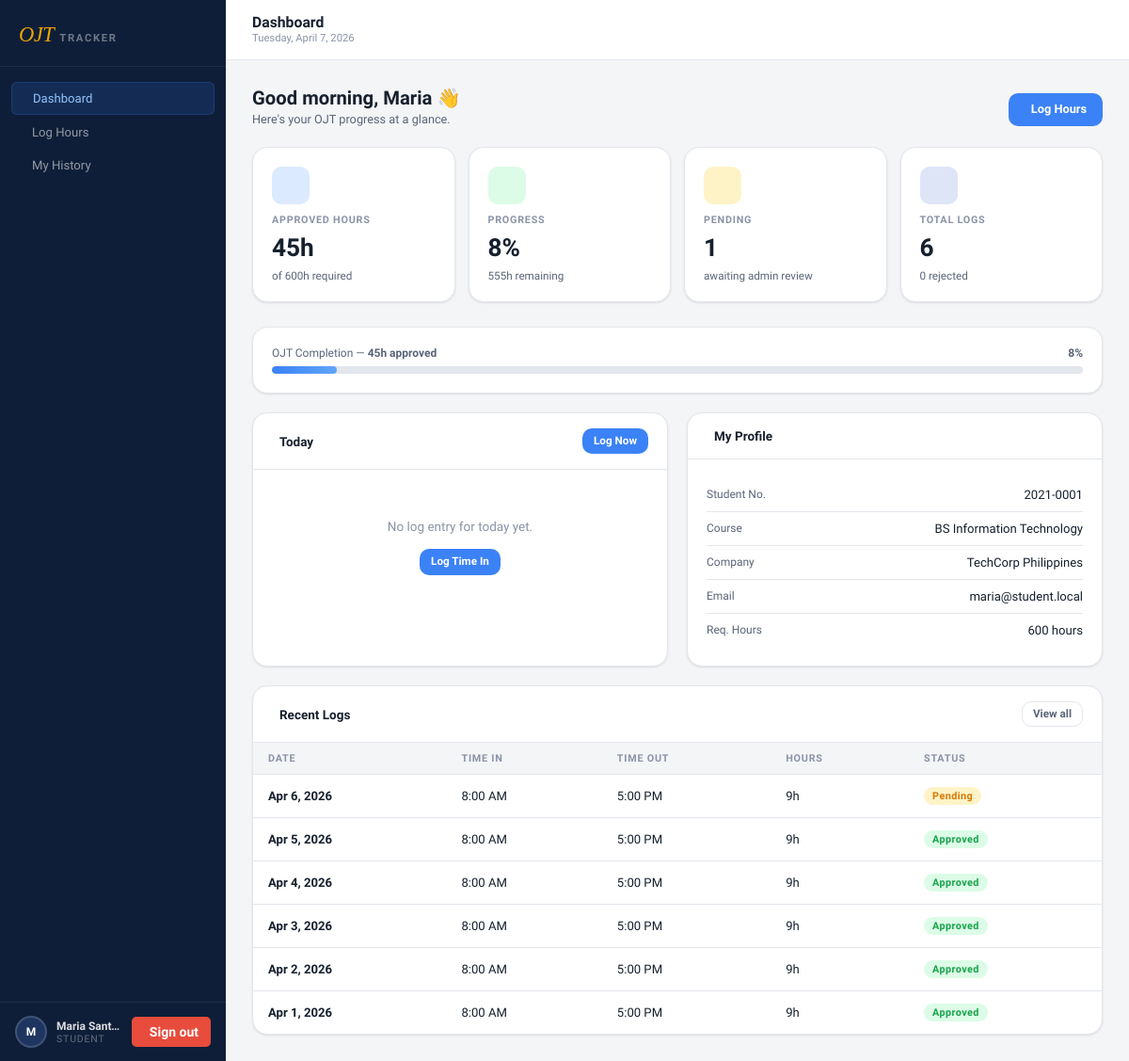
Screenshot of /app/student/dashboard.php (signed in) with the database file from the repository.
### tables this page shows
CREATE TABLE IF NOT EXISTS users (
    id              INT UNSIGNED AUTO_INCREMENT PRIMARY KEY,
    full_name       VARCHAR(150)    NOT NULL,
    email           VARCHAR(200)    NOT NULL UNIQUE,
    password        VARCHAR(255)    NOT NULL,
    role            ENUM('admin','student') NOT NULL DEFAULT 'student',
    student_number  VARCHAR(50)     NULL,
    course          VARCHAR(150)    NULL,
    company         VARCHAR(200)    NULL,
    required_hours  SMALLINT UNSIGNED NOT NULL DEFAULT 600,
    is_active       TINYINT(1)      NOT NULL DEFAULT 1,
    created_at      TIMESTAMP       DEFAULT CURRENT_TIMESTAMP
);

CREATE TABLE IF NOT EXISTS ojt_logs (
    id              INT UNSIGNED AUTO_INCREMENT PRIMARY KEY,
    user_id         INT UNSIGNED    NOT NULL,
    log_date        DATE            NOT NULL,
    time_in         TIME            NULL,
    time_out        TIME            NULL,
    hours_rendered  DECIMAL(5,2)    NOT NULL DEFAULT 0.00,
    remarks         TEXT            NULL,
    status          ENUM('pending','approved','rejected') NOT NULL DEFAULT 'pending',
    admin_note      TEXT            NULL,
    created_at      TIMESTAMP       DEFAULT CURRENT_TIMESTAMP,
    FOREIGN KEY (user_id) REFERENCES users(id) ON DELETE CASCADE,
    UNIQUE KEY uq_user_date (user_id, log_date)
);

### app/includes/auth.php (called while the page is built, shortened)
<?php
function currentUser(): array
{
    return [
        'id'             => $_SESSION['uid']            ?? 0,
        'name'           => $_SESSION['name']           ?? '',
        'email'          => $_SESSION['email']          ?? '',
        'role'           => $_SESSION['role']           ?? '',
        'student_number' => $_SESSION['student_number'] ?? '',
        'initials'       => mb_strtoupper(mb_substr($_SESSION['name'] ?? 'U', 0, 1)),
    ];
}
function e(mixed $v): string
{
    return htmlspecialchars((string)$v, ENT_QUOTES | ENT_SUBSTITUTE, 'UTF-8');
}

### app/config/database.php (called while the page is built, shortened)
<?php
function db(): PDO
{
    static $pdo = null;
    if ($pdo === null) {
        $dsn = sprintf(
            'mysql:host=%s;port=%s;dbname=%s;charset=%s',
            DB_HOST, DB_PORT, DB_NAME, DB_CHARSET
        );
        try {
            $pdo = new PDO($dsn, DB_USER, DB_PASS, [
                PDO::ATTR_ERRMODE            => PDO::ERRMODE_EXCEPTION,
                PDO::ATTR_DEFAULT_FETCH_MODE => PDO::FETCH_ASSOC,
                PDO::ATTR_EMULATE_PREPARES   => false,
            ]);
            $pdo->exec("SET time_zone = '+08:00'");
        } catch (PDOException $e) {
            http_response_code(500);
            echo '<pre style="font:13px monospace;padding:20px;background:#1e1e2e;color:#f38ba8;border-radius:8px;margin:40px auto;max-width:700px">';
            echo '<strong>⚠ Database connection failed</strong>' . PHP_EOL . PHP_EOL;
            echo htmlspecialchars($e->getMessage()) . PHP_EOL . PHP_EOL;
            echo 'Check your credentials in <strong>includes/db.php</strong>';
            echo '</pre>';
            exit;
        }
    }
    return $pdo;
}

### app/student/dashboard.php (the view, shortened to what this page needs)
<?php
require_once __DIR__ . '/../includes/app.php';
require_once __DIR__ . '/../includes/layout.php';
$u   = currentUser();
$uid = $u['id'];
$db  = db();
$prof = $db->prepare('SELECT * FROM users WHERE id = ?');
$prof->execute([$uid]);
$me = $prof->fetch();
$approved = studentApprovedHours($uid);
$req      = (int) $me['required_hours'];
$progress = pct($approved, $req);
$remain   = max(0.0, $req - $approved);
$sc = $db->prepare("SELECT status, COUNT(*) n FROM ojt_logs WHERE user_id = ? GROUP BY status");
$sc->execute([$uid]);
$counts = array_column($sc->fetchAll(), 'n', 'status');
$today_ph = (new DateTime('now', new DateTimeZone('Asia/Manila')))->format('Y-m-d');
$tl = $db->prepare("SELECT * FROM ojt_logs WHERE user_id = ? AND log_date = ? LIMIT 1");
$tl->execute([$uid, $today_ph]);
$today = $tl->fetch();
$rl = $db->prepare("SELECT * FROM ojt_logs WHERE user_id = ? ORDER BY log_date DESC LIMIT 6");
$rl->execute([$uid]);
$recent = $rl->fetchAll();
$hour = (int)(new DateTime('now', new DateTimeZone('Asia/Manila')))->format('H');
$greeting = $hour < 12 ? 'morning' : ($hour < 18 ? 'afternoon' : 'evening');
renderHead('Dashboard');
?>
<div class="section-header">
  <div>
    <h2>Good <?= $greeting ?>, <?= e(explode(' ', $u['name'])[0]) ?> 👋</h2>
    <p>Here's your OJT progress at a glance.</p>
  </div>
  <a href="<?= BASE_URL ?>/student/log.php" class="btn btn-primary">
    <i class="icon-plus"></i> Log Hours
  </a>
</div>
<div class="stats-grid">
  <div class="stat-card">
    <div class="stat-icon ic-blue"><i class="icon-clock"></i></div>
    <div class="stat-label">Approved Hours</div>
    <div class="stat-value"><?= fmtHours($approved) ?></div>
    <div class="stat-sub">of <?= $req ?>h required</div>
  </div>
  <div class="stat-card">
    <div class="stat-icon ic-green"><i class="icon-trending-up"></i></div>
    <div class="stat-label">Progress</div>
    <div class="stat-value"><?= $progress ?>%</div>
    <div class="stat-sub"><?= fmtHours($remain) ?> remaining</div>
  </div>
  <div class="stat-card">
    <div class="stat-icon ic-amber"><i class="icon-hourglass"></i></div>
    <div class="stat-label">Pending</div>
    <div class="stat-value"><?= $counts['pending'] ?? 0 ?></div>
    <div class="stat-sub">awaiting admin review</div>
  </div>
  <div class="stat-card">
    <div class="stat-icon ic-navy"><i class="icon-book-open"></i></div>
    <div class="stat-label">Total Logs</div>
    <div class="stat-value"><?= array_sum($counts) ?></div>
    <div class="stat-sub"><?= $counts['rejected'] ?? 0 ?> rejected</div>
  </div>
</div>
<div class="card" style="margin-bottom:20px">
  <div class="card-body">
    <div class="progress-meta">
      <span>OJT Completion — <strong><?= fmtHours($approved) ?> approved</strong></span>
      <span><strong><?= $progress ?>%</strong></span>
    </div>
    <div class="progress-bar-track">
      <div class="progress-bar-fill <?= $progress >= 100 ? 'done' : '' ?>"
           data-pct="<?= $progress ?>" style="width:0%"></div>
    </div>
  </div>
</div>
<div class="grid-2">
  <div class="card">
    <div class="card-head">
      <h3><i class="icon-calendar-check"></i> Today</h3>
      <?php if (!$today): ?>
      <a href="<?= BASE_URL ?>/student/log.php" class="btn btn-primary btn-sm">Log Now</a>
      <?php endif; ?>
    </div>
    <div class="card-body">
      <?php if ($today): ?>
        <div class="info-list">
          <div class="info-row"><span class="info-key">Status</span><span class="info-value"><?= statusBadge($today['status']) ?></span></div>
          <div class="info-row"><span class="info-key">Time In</span><span class="info-value"><?= fmtTime($today['time_in']) ?></span></div>
          <div class="info-row"><span class="info-key">Time Out</span>
            <span class="info-value">
              <?php if ($today['time_out']): ?>
                <?= fmtTime($today['time_out']) ?>
              <?php else: ?>
                <span style="color:var(--amber);font-weight:600">Not yet logged</span>
              <?php endif; ?>
            </span>
          </div>
          <div class="info-row"><span class="info-key">Hours</span><span class="info-value"><?= $today['hours_rendered'] > 0 ? fmtHours((float)$today['hours_rendered']) : '—' ?></span></div>
        </div>
        <?php if (!$today['time_out']): ?>
        <a href="<?= BASE_URL ?>/student/log.php" class="btn btn-primary btn-full" style="margin-top:14px">
          <i class="icon-timer-off"></i> Log Time Out
        </a>
        <?php endif; ?>
      <?php else: ?>
        <div class="empty-state" style="padding:20px 0">
          <p>No log entry for today yet.</p>
          <a href="<?= BASE_URL ?>/student/log.php" class="btn btn-primary btn-sm">Log Time In</a>
        </div>
      <?php endif; ?>
    </div>
  </div>
  <div class="card">
    <div class="card-head"><h3><i class="icon-user"></i> My Profile</h3></div>
    <div class="card-body">
      <div class="info-list">
        <?php
        $fields = [
          'Student No.' => $me['student_number'] ?? '—',
          'Course'      => $me['course']  ?? '—',
          'Company'     => $me['company'] ?? '—',
          'Email'       => $me['email'],
          'Req. Hours'  => $req . ' hours',
        ];
        foreach ($fields as $k => $v): ?>
        <div class="info-row">
          <span class="info-key"><?= e($k) ?></span>
          <span class="info-value" style="max-width:60%;word-break:break-all;text-align:right"><?= e($v) ?></span>
        </div>
        <?php endforeach; ?>
      </div>
    </div>
  </div>
</div>
<?php if ($recent): ?>
<div class="card" style="margin-top:20px">
  <div class="card-head">
    <h3><i class="icon-list"></i> Recent Logs</h3>
    <a href="<?= BASE_URL ?>/student/history.php" class="btn btn-ghost btn-sm">View all</a>
  </div>
  <div class="table-scroll">
    <table>
      <thead>
        <tr><th>Date</th><th>Time In</th><th>Time Out</th><th>Hours</th><th>Status</th></tr>
      </thead>
      <tbody>
        <?php foreach ($recent as $row): ?>
        <tr>
          <td class="td-name"><?= fmtDate($row['log_date']) ?></td>
          <td><?= fmtTime($row['time_in']) ?></td>
          <td><?= fmtTime($row['time_out']) ?></td>
          <td><?= $row['hours_rendered'] > 0 ? fmtHours((float)$row['hours_rendered']) : '—' ?></td>
          <td><?= statusBadge($row['status']) ?></td>
        </tr>
        <?php endforeach; ?>
      </tbody>
    </table>
  </div>
</div>
<?php endif; ?>
<?php renderFoot(); ?>

### app/includes/layout.php (shortened to what this page needs)
<?php
function renderHead(string $title): void
{
    $u    = currentUser();
    $role = $u['role'];
    $base = BASE_URL;
    $pend = ($role === 'admin') ? pendingCount() : 0;
    $navLinks = ($role === 'admin') ? [
        ['href' => $base . '/admin/dashboard.php',  'icon' => 'grid-2x2',        'label' => 'Dashboard'],
        ['href' => $base . '/admin/students.php',   'icon' => 'users',            'label' => 'Students'],
        ['href' => $base . '/admin/logs.php',        'icon' => 'book-open',        'label' => 'All Logs'],
        ['href' => $base . '/admin/pending.php',     'icon' => 'clock',            'label' => 'Pending', 'badge' => $pend],
    ] : [
        ['href' => $base . '/student/dashboard.php', 'icon' => 'layout-dashboard', 'label' => 'Dashboard'],
        ['href' => $base . '/student/log.php',        'icon' => 'timer',            'label' => 'Log Hours'],
        ['href' => $base . '/student/history.php',    'icon' => 'calendar',         'label' => 'My History'],
    ];
    $current = $_SERVER['SCRIPT_NAME'] ?? '';
    $nowMnl  = new DateTime('now', new DateTimeZone('Asia/Manila'));
    $todayLabel = $nowMnl->format('l, F j, Y');
    ?>
<!DOCTYPE html>
<html lang="en">
<head>
  <link rel="stylesheet" href="https://cdn.jsdelivr.net/npm/lucide-static@latest/font/lucide.min.css">
  <link rel="stylesheet" href="<?= $base ?>/assets/css/app.css">
</head>
<body data-role="<?= $role ?>">
<aside class="sidebar">
  <div class="sidebar-brand">
    <span class="brand-mark">OJT</span>
    <span class="brand-sub">Tracker</span>
  </div>
  <nav class="sidebar-nav">
    <?php foreach ($navLinks as $l): ?>
    <?php $active = str_contains($current, basename($l['href'])); ?>
    <a href="<?= e($l['href']) ?>" class="nav-item<?= $active ? ' active' : '' ?>">
      <span><?= e($l['label']) ?></span>
    </a>
    <?php endforeach; ?>
  </nav>
  <div class="sidebar-user">
    <div class="user-avatar"><?= e($u['initials']) ?></div>
    <div class="user-info">
      <span class="user-name"><?= e($u['name']) ?></span>
      <span class="user-role"><?= ucfirst($role) ?></span>
    </div>
    <a class="btn btn-signout" href="<?= BASE_URL ?>/auth/signout.php">
      <i class="icon-log-out"></i> Sign out
    </a>
  </div>
</aside>
<div class="layout-main">
  <header class="topbar">
    <div class="topbar-title">
      <h1><?= e($title) ?></h1>
      <span class="topbar-date"><?= $todayLabel ?></span>
    </div>
  </header>
  <main class="page-body">
<?php
}
function renderFoot(): void
{
    echo '</main></div>';
    ?>
</body>
</html>
<?php
}

### app/includes/app.php (shortened to what this page needs)
<?php
require_once __DIR__ . '/../config/database.php';
require_once __DIR__ . '/auth.php';
function fmtHours(float $h): string
{
    $hrs  = floor($h);
    $mins = (int) round(($h - $hrs) * 60);
    return $mins > 0 ? "{$hrs}h {$mins}m" : "{$hrs}h";
}
function fmtTime(?string $t): string
{
    $dt = new DateTime('today ' . $t, new DateTimeZone('Asia/Manila'));
    return $dt->format('g:i A');
}
function fmtDate(?string $d): string
{
    $dt = new DateTime($d . ' 00:00:00', new DateTimeZone('Asia/Manila'));
    return $dt->format('M j, Y');
}
function statusBadge(string $status): string
{
    $map = [
        'pending'  => ['label' => 'Pending',  'class' => 'badge-pending'],
        'approved' => ['label' => 'Approved', 'class' => 'badge-approved'],
        'rejected' => ['label' => 'Rejected', 'class' => 'badge-rejected'],
    ];
    $b = $map[$status] ?? ['label' => ucfirst($status), 'class' => 'badge-pending'];
    return '<span class="badge ' . $b['class'] . '">' . $b['label'] . '</span>';
}
function pct(float $done, int $req): int
{
    return $req > 0 ? min(100, (int) round($done / $req * 100)) : 0;
}
function studentApprovedHours(int $uid): float
{
    $s = db()->prepare(
        "SELECT COALESCE(SUM(hours_rendered),0) FROM ojt_logs
         WHERE user_id=? AND status='approved'"
    );
    $s->execute([$uid]);
    return (float) $s->fetchColumn();
}

### app/includes/layout.php (style rules this page uses)
.btn-signout { display: inline-flex; align-items: center; gap: 6px; padding: 6px 12px; background: #e74c3c; color: #fff; border-radius: 5px; text-decoration: none; font-size: 14px; transition: 0.3s ease; }

### rows the page displays
users: full_name "Maria Santos", role "STUDENT", full_name "Maria", required_hours "600"
ojt_logs: log_date "Apr 6, 2026", time_in "8:00 AM", time_out "5:00 PM", hours_rendered "9h", status "Pending"
ojt_logs: log_date "Apr 5, 2026", time_in "8:00 AM", time_out "5:00 PM", hours_rendered "9h", status "Approved"
ojt_logs: log_date "Apr 4, 2026", time_in "8:00 AM", time_out "5:00 PM", hours_rendered "9h", status "Approved"
ojt_logs: log_date "Apr 3, 2026", time_in "8:00 AM", time_out "5:00 PM", hours_rendered "9h", status "Approved"
ojt_logs: log_date "Apr 2, 2026", time_in "8:00 AM", time_out "5:00 PM", hours_rendered "9h", status "Approved"
ojt_logs: log_date "Apr 1, 2026", time_in "8:00 AM", time_out "5:00 PM", hours_rendered "9h", status "Approved"

### other values shown
$l['label'] "Dashboard"
$l['label'] "Log Hours"
$l['label'] "My History"
$u['initials'] "M"
$title "Dashboard"
$todayLabel "Tuesday, April 7, 2026"
$greeting "morning"
fmtHours($approved) "45h"
$progress "8"
fmtHours($remain) "555h"
$counts['pending'] "1"
array_sum($counts) "6"
$counts['rejected'] "0"
$k "Student No."
$v "2021-0001"
